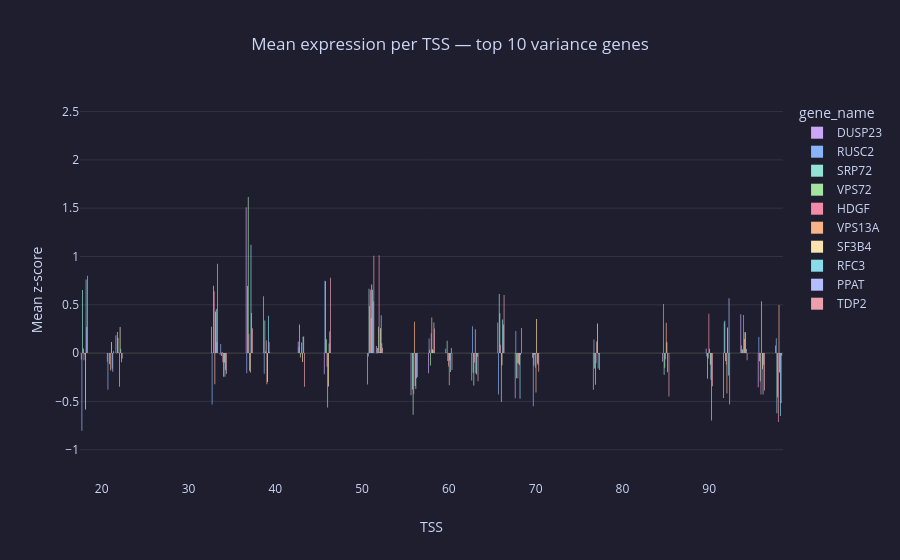

Here is the notebook cell this chart was saved with:
### Markdown cell above
Bulk of the patients lie between -2 and 2. There are a few outliers but this is not alarming - it is common for some tumors to have extreme expressions of certain genes

### Code cell
# 2. Mean expression per TSS for top 10 genes
top10_genes = top_var_genes.index[:10].tolist()
tss_expr = df.groupby("tss")[top10_genes].mean().reset_index()
tss_expr_long = tss_expr.melt(id_vars="tss", var_name="gene", value_name="mean_zscore")

tss_expr_long["gene_name"] = tss_expr_long["gene"].apply(to_name)

fig3 = px.bar(
    tss_expr_long, x="tss", y="mean_zscore", color="gene_name",
    barmode="group",
    title="Mean expression per TSS — top 10 variance genes",
    labels={"tss": "TSS", "mean_zscore": "Mean z-score"}
)
fig3.show()

### Figure 1 — Plotly figure (JSON) as saved in the notebook; plotly's stock layout.template omitted (floating-point values rounded to 4 significant figures)
{"data": [{"alignmentgroup": "True", "hovertemplate": "gene_name=DUSP23<br>TSS=%{x}<br>Mean z-score=%{y}<extra></extra>", "legendgroup": "DUSP23", "marker": {"color": "#cba6f7", "pattern": {"shape": ""}}, "name": "DUSP23", "offsetgroup": "DUSP23", "orientation": "v", "showlegend": true, "textposition": "auto", "type": "bar", "x": ["18", "21", "22", "33", "34", "37", "39", "43", "46", "51", "52", "56", "58", "60", "63", "66", "68", "70", "77", "85", "90", "92", "94", "96", "98", "J1", "L3", "LA", "MF", "NC", "NK", "O2", "XC"], "xaxis": "x", "y": [-0.06503, -0.0905, 0.1857, 0.2733, -0.01822, 1.511, 0.5878, 0.1191, -0.2187, -0.3246, 0.07221, -0.4358, -0.2094, 0.04403, -0.2835, 0.3177, -0.4672, -0.04736, -0.379, -0.08926, 0.04754, -0.4653, 0.4024, -0.3529, 0.07764, -0.8913, 0.5382, -0.7512, 1.155, -0.1475, 0.5051, -0.2296, -0.7029], "yaxis": "y"}, {"alignmentgroup": "True", "hovertemplate": "gene_name=RUSC2<br>TSS=%{x}<br>Mean z-score=%{y}<extra></extra>", "legendgroup": "RUSC2", "marker": {"color": "#89b4fa", "pattern": {"shape": ""}}, "name": "RUSC2", "offsetgroup": "RUSC2", "orientation": "v", "showlegend": true, "textposition": "auto", "type": "bar", "x": ["18", "21", "22", "33", "34", "37", "39", "43", "46", "51", "52", "56", "58", "60", "63", "66", "68", "70", "77", "85", "90", "92", "94", "96", "98", "J1", "L3", "LA", "MF", "NC", "NK", "O2", "XC"], "xaxis": "x", "y": [-0.8044, -0.3784, -0.002418, -0.5322, 0.09405, -0.2096, -0.2128, 0.06372, 0.7484, -0.03467, -0.005368, -0.002192, 0.1507, 0.003838, 0.2784, -0.428, 0.2289, -0.5506, 0.1406, 0.5074, -0.03396, 0.3171, 0.0794, 0.1673, 0.1545, 1.069, 0.6956, 1.333, -0.8387, -0.2137, -0.2575, 0.3985, 0.4624], "yaxis": "y"}, {"alignmentgroup": "True", "hovertemplate": "gene_name=SRP72<br>TSS=%{x}<br>Mean z-score=%{y}<extra></extra>", "legendgroup": "SRP72", "marker": {"color": "#94e2d5", "pattern": {"shape": ""}}, "name": "SRP72", "offsetgroup": "SRP72", "orientation": "v", "showlegend": true, "textposition": "auto", "type": "bar", "x": ["18", "21", "22", "33", "34", "37", "39", "43", "46", "51", "52", "56", "58", "60", "63", "66", "68", "70", "77", "85", "90", "92", "94", "96", "98", "J1", "L3", "LA", "MF", "NC", "NK", "O2", "XC"], "xaxis": "x", "y": [0.654, 0.0006194, 0.2181, 0.004757, -0.03089, 0.6945, 0.3381, 0.2966, 0.7445, 0.6671, 0.05334, -0.3775, 0.03467, 0.1281, -0.2025, 0.612, -0.2609, -0.1273, -0.1589, -0.2249, -0.2663, 0.334, 0.03751, -0.08318, -0.6237, -0.1879, -1.049, 0.2894, 0.3251, -1.066, -0.9765, -0.5046, -0.8567], "yaxis": "y"}, {"alignmentgroup": "True", "hovertemplate": "gene_name=VPS72<br>TSS=%{x}<br>Mean z-score=%{y}<extra></extra>", "legendgroup": "VPS72", "marker": {"color": "#a6e3a1", "pattern": {"shape": ""}}, "name": "VPS72", "offsetgroup": "VPS72", "orientation": "v", "showlegend": true, "textposition": "auto", "type": "bar", "x": ["18", "21", "22", "33", "34", "37", "39", "43", "46", "51", "52", "56", "58", "60", "63", "66", "68", "70", "77", "85", "90", "92", "94", "96", "98", "J1", "L3", "LA", "MF", "NC", "NK", "O2", "XC"], "xaxis": "x", "y": [0.04804, -0.1148, 0.1555, 0.6975, 0.01251, 1.617, 0.01724, -0.04438, 0.1432, 0.4865, 0.2728, -0.6387, -0.1273, -0.08209, -0.3363, 0.413, -0.1052, -0.01733, -0.3285, -0.1516, -0.05655, -0.0815, 0.03653, -0.2942, -0.4569, 0.1014, -0.1404, 0.4654, 1.636, 0.1477, 0.1282, 0.5556, -0.2125], "yaxis": "y"}, {"alignmentgroup": "True", "hovertemplate": "gene_name=HDGF<br>TSS=%{x}<br>Mean z-score=%{y}<extra></extra>", "legendgroup": "HDGF", "marker": {"color": "#f38ba8", "pattern": {"shape": ""}}, "name": "HDGF", "offsetgroup": "HDGF", "orientation": "v", "showlegend": true, "textposition": "auto", "type": "bar", "x": ["18", "21", "22", "33", "34", "37", "39", "43", "46", "51", "52", "56", "58", "60", "63", "66", "68", "70", "77", "85", "90", "92", "94", "96", "98", "J1", "L3", "LA", "MF", "NC", "NK", "O2", "XC"], "xaxis": "x", "y": [-0.07397, -0.004084, 0.00672, 0.6404, -0.09573, 0.198, 0.1315, -0.01319, -0.1416, 0.6556, 1.012, -0.4248, 0.2051, -0.1392, -0.09794, 0.08606, -0.262, -0.1508, -0.1045, -0.06351, 0.4083, -0.1177, 0.3938, -0.4274, -0.7138, 0.3419, 0.1142, -0.1179, 2.423, 0.2498, 0.4796, 0.4393, -0.4967], "yaxis": "y"}, {"alignmentgroup": "True", "hovertemplate": "gene_name=VPS13A<br>TSS=%{x}<br>Mean z-score=%{y}<extra></extra>", "legendgroup": "VPS13A", "marker": {"color": "#fab387", "pattern": {"shape": ""}}, "name": "VPS13A", "offsetgroup": "VPS13A", "orientation": "v", "showlegend": true, "textposition": "auto", "type": "bar", "x": ["18", "21", "22", "33", "34", "37", "39", "43", "46", "51", "52", "56", "58", "60", "63", "66", "68", "70", "77", "85", "90", "92", "94", "96", "98", "J1", "L3", "LA", "MF", "NC", "NK", "O2", "XC"], "xaxis": "x", "y": [-0.0127, -0.1792, -0.3478, -0.3217, -0.2458, -0.1838, -0.3226, 0.1091, -0.5624, 0.3635, 0.01175, 0.3234, 0.3687, -0.3326, 0.2474, -0.5071, -0.1088, -0.4084, 0.1196, 0.3151, 0.04465, -0.4175, 0.146, 0.5374, 0.4991, 1.088, 0.8883, -0.3908, -0.3587, 0.2876, -0.04319, 0.5693, 1.409], "yaxis": "y"}, {"alignmentgroup": "True", "hovertemplate": "gene_name=SF3B4<br>TSS=%{x}<br>Mean z-score=%{y}<extra></extra>", "legendgroup": "SF3B4", "marker": {"color": "#f9e2af", "pattern": {"shape": ""}}, "name": "SF3B4", "offsetgroup": "SF3B4", "orientation": "v", "showlegend": true, "textposition": "auto", "type": "bar", "x": ["18", "21", "22", "33", "34", "37", "39", "43", "46", "51", "52", "56", "58", "60", "63", "66", "68", "70", "77", "85", "90", "92", "94", "96", "98", "J1", "L3", "LA", "MF", "NC", "NK", "O2", "XC"], "xaxis": "x", "y": [-0.583, 0.1152, 0.27, 0.4305, -0.09836, -0.201, -0.2991, -0.09223, -0.3465, 0.7092, 0.256, -0.3393, 0.03991, -0.07715, -0.2085, -0.1262, -0.1244, 0.3539, 0.3055, 0.1126, -0.1216, 0.2661, 0.2187, -0.167, -0.2011, 0.1051, 0.02068, -0.2924, 2.082, 0.1783, 0.03437, 0.3427, -0.1746], "yaxis": "y"}, {"alignmentgroup": "True", "hovertemplate": "gene_name=RFC3<br>TSS=%{x}<br>Mean z-score=%{y}<extra></extra>", "legendgroup": "RFC3", "marker": {"color": "#89dceb", "pattern": {"shape": ""}}, "name": "RFC3", "offsetgroup": "RFC3", "orientation": "v", "showlegend": true, "textposition": "auto", "type": "bar", "x": ["18", "21", "22", "33", "34", "37", "39", "43", "46", "51", "52", "56", "58", "60", "63", "66", "68", "70", "77", "85", "90", "92", "94", "96", "98", "J1", "L3", "LA", "MF", "NC", "NK", "O2", "XC"], "xaxis": "x", "y": [0.7631, -0.1618, 0.04556, 0.457, -0.2452, 1.122, 0.3874, 0.1693, 0.09876, 0.6562, 0.3913, -0.3713, 0.02804, -0.1968, -0.2206, 0.349, -0.4736, -0.1067, -0.1597, -0.1986, -0.2768, -0.2308, 0.2122, -0.4296, -0.6514, 0.1207, -0.8244, -0.1258, 0.7023, -0.04516, -0.1813, 0.2095, -1.117], "yaxis": "y"}, {"alignmentgroup": "True", "hovertemplate": "gene_name=PPAT<br>TSS=%{x}<br>Mean z-score=%{y}<extra></extra>", "legendgroup": "PPAT", "marker": {"color": "#b4befe", "pattern": {"shape": ""}}, "name": "PPAT", "offsetgroup": "PPAT", "orientation": "v", "showlegend": true, "textposition": "auto", "type": "bar", "x": ["18", "21", "22", "33", "34", "37", "39", "43", "46", "51", "52", "56", "58", "60", "63", "66", "68", "70", "77", "85", "90", "92", "94", "96", "98", "J1", "L3", "LA", "MF", "NC", "NK", "O2", "XC"], "xaxis": "x", "y": [0.27, -0.192, -0.09509, 0.1147, -0.178, 0.416, 0.1161, 0.1708, 0.2233, 0.5355, 0.1029, -0.2611, 0.3168, 0.05198, -0.03847, 0.2964, -0.01933, -0.1243, -0.01083, -0.002595, -0.6979, 0.5684, 0.04233, -0.1198, -0.5156, -0.4297, -0.5975, 0.1628, 0.7938, -0.2305, -0.4705, 0.08195, -0.3857], "yaxis": "y"}, {"alignmentgroup": "True", "hovertemplate": "gene_name=TDP2<br>TSS=%{x}<br>Mean z-score=%{y}<extra></extra>", "legendgroup": "TDP2", "marker": {"color": "#eba0ac", "pattern": {"shape": ""}}, "name": "TDP2", "offsetgroup": "TDP2", "orientation": "v", "showlegend": true, "textposition": "auto", "type": "bar", "x": ["18", "21", "22", "33", "34", "37", "39", "43", "46", "51", "52", "56", "58", "60", "63", "66", "68", "70", "77", "85", "90", "92", "94", "96", "98", "J1", "L3", "LA", "MF", "NC", "NK", "O2", "XC"], "xaxis": "x", "y": [0.8005, 0.02026, -0.05473, 0.9254, -0.2171, 0.2561, 0.01015, -0.3487, 0.781, 1.007, 0.05447, -0.2475, 0.2546, -0.1752, -0.2918, 0.6022, 0.2609, -0.193, -0.1745, -0.4482, -0.3441, -0.5314, -0.07396, -0.3861, -0.02849, 0.1982, -0.4268, 0.8806, 1.137, 0.177, -0.6412, -0.523, -0.5283], "yaxis": "y"}], "layout": {"barmode": "group", "legend": {"title": {"text": "gene_name"}, "tracegroupgap": 0}, "title": {"text": "Mean expression per TSS — top 10 variance genes"}, "xaxis": {"anchor": "y", "domain": [0, 1], "title": {"text": "TSS"}}, "yaxis": {"anchor": "x", "domain": [0, 1], "title": {"text": "Mean z-score"}}}}
